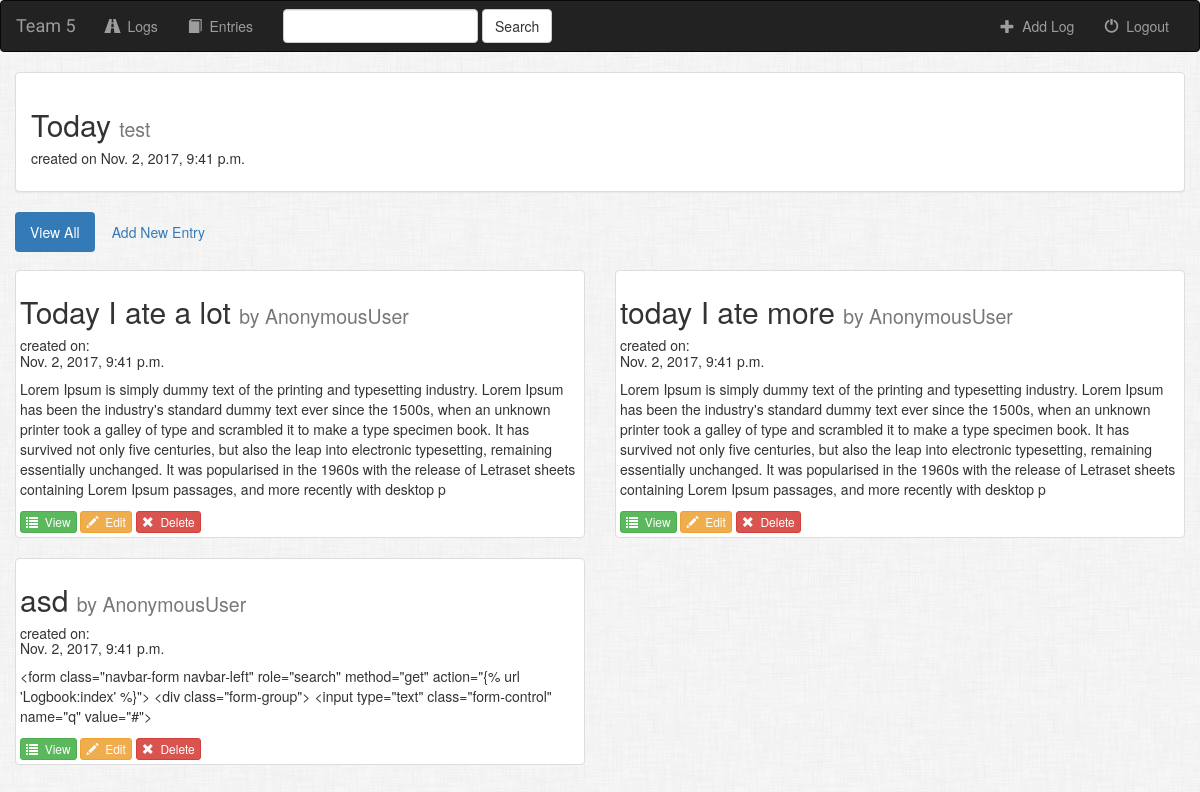
The app's page /text/12/ with its own data.
### text/models.py (models this page shows, shortened)
class Log(models.Model):
    user = models.ForeignKey(User, default=1)
    title = models.CharField(max_length = 50)
    category = models.CharField(max_length = 50)
    date = models.DateTimeField()
    is_favorite = models.BooleanField(default=False)

class Entry(models.Model):
    log = models.ForeignKey(Log, on_delete=models.CASCADE)
    title = models.CharField(max_length = 50)
    text = models.CharField(max_length = 500)
    date = models.DateTimeField()
    is_favorite = models.BooleanField(default=False)

### text/views.py (the view)
# urls.py: url(r'^(?P<pk>[0-9]+)/$', views.DetailView.as_view(), name = 'detail'),
class DetailView(generic.DeleteView):
    model = Log
    template_name = 'text/detail.html'

### text/templates/text/detail.html (shortened to what this page needs)
{% extends 'text/base.html' %}
{%block body%}
<div class="col-sm-12 col-md-12">
    <div class="panel panel-default">
        <div class="panel-body">
            <h2>{{ log.title }} <small>{{ log.category }}</small></h2>
            <h5>created on {{ log.date }}</h5>
        </div>
    </div>
</div>
<ul class="nav nav-pills" style="margin-bottom: 18px; padding-left: 15px;" >
                <li role="presentation" class="active"><a href="{% url 'text:detail' log.id %}">View All</a></li>
                <li role="presentation"><a href="{% url 'text:create_entry' log.id %}">Add New Entry</a></li>
            </ul>
        {% for entry in log.entry_set.all %}
        <div class="col-sm-6 col-lg-6">
                  <div class="thumbnail">
                      <h2>
                          {{entry.title}} <small>  by {{user}}</small>
                      </h2>
                      <h5>created on: <br> {{entry.date}}</h5>
                      <p>
                        {{entry.text}}
                      </p>
                      <form action="#" method="post" style="display: inline;">
                                  <a href = "#"<button type="button" class="btn btn-success btn-xs">
                                      <span class="glyphicon glyphicon-list"></span>&nbsp; View
                                  </button></a>
                                  <button type="button" class="btn btn-warning btn-xs">
                                      <span class="glyphicon glyphicon-pencil"></span>&nbsp; Edit
                                  </button>
                                  <button type="submit" class="btn btn-danger btn-xs">
                                      <span class="glyphicon glyphicon-remove"></span>&nbsp; Delete
                                  </button>
                              </form>
                  </div>
              </div>
        {% endfor %}
{%endblock%}

### text/static/text/styles.css (style rules this page uses)
body { background: white url("images/bg4.png"); }

### records on screen
Log: title "Today", category "test", date "Nov. 2, 2017, 9:41 p.m."
Entry: title "Today I ate a lot", user "AnonymousUser", date "Nov. 2, 2017, 9:41 p.m.", text "Lorem Ipsum is simply dummy text of the printing and typesetting industry. Lorem Ipsum has been the industry's standard dummy text ever since the 1500s, when an unknown printer took a galley of type and scrambled it to make a type specimen book. It has survived not only five centuries, but also the leap into electronic typesetting, remaining essentially unchanged. It was popularised in the 1960s with the release of Letraset sheets containing Lorem Ipsum passages, and more recently with desktop p"
Entry: title "today I ate more", user "AnonymousUser", date "Nov. 2, 2017, 9:41 p.m.", text "Lorem Ipsum is simply dummy text of the printing and typesetting industry. Lorem Ipsum has been the industry's standard dummy text ever since the 1500s, when an unknown printer took a galley of type and scrambled it to make a type specimen book. It has survived not only five centuries, but also the leap into electronic typesetting, remaining essentially unchanged. It was popularised in the 1960s with the release of Letraset sheets containing Lorem Ipsum passages, and more recently with desktop p"
Entry: title "asd", user "AnonymousUser", date "Nov. 2, 2017, 9:41 p.m.", text "<form class=\"navbar-form navbar-left\" role=\"search\" method=\"get\" action=\"{% url 'Logbook:index' %}\"> <div class=\"form-group\"> <input type=\"text\" class=\"form-control\" name=\"q\" value=\"#\">"
